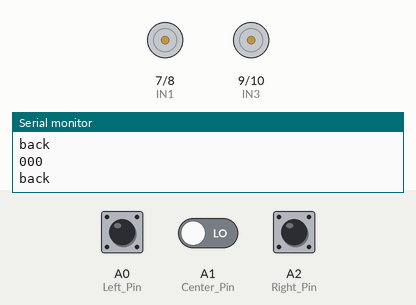
Recording of a sketch running on a simulated Arduino Uno, built with avr-gcc and run on an emulated ATmega328P. Parts: motor-driver pin pairs drawn as motors (green arrow = first pin HIGH = forward, orange = second pin HIGH = backward, longer = more drive, scaled by the enable pin), the last lines printed to the serial monitor. Inputs (shaded band) come from the test bench; at power-on: A1 (Center_Pin) LOW, A0 (Left_Pin) LOW, A2 (Right_Pin) LOW.

Above: at 1.2 s.
1.3 s: A1 (Center_Pin) driven HIGH
4.3 s: A0 (Left_Pin) pulled HIGH for 0.15 s
At 4.9 s:
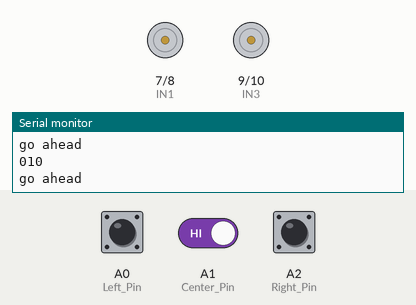
7.3 s: A2 (Right_Pin) pulled HIGH for 0.15 s
10.3 s: A1 (Center_Pin) driven LOW
13.3 s: A0 (Left_Pin) pulled HIGH for 3.2 s
At 16.67 s:
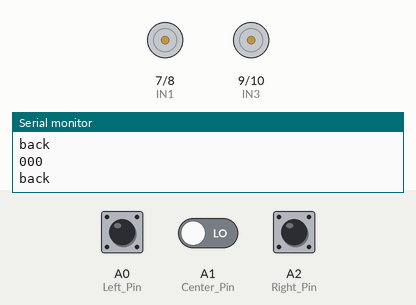
18.0 s: A2 (Right_Pin) pulled HIGH for 3.2 s
Timing chart, 0 to 23.7 s (numbered marks = the images above; inputs shaded):
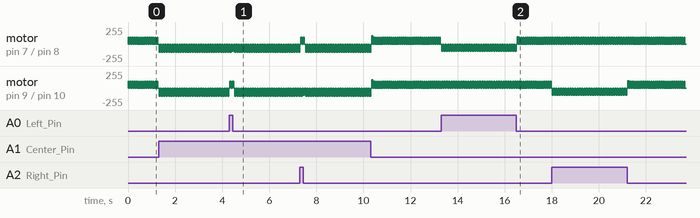

The sketch:

lesson3.ino
```cpp
#define Left_Pin A0
#define Center_Pin A1
#define Right_Pin A2
#define IN1  7    //Right motor(K1/K2) direction Pin 1
#define IN2  8    //Right motor(K1/K2) direction Pin 2
#define IN3  9    //Left motor(K3/K4) direction Pin 1
#define IN4  10   //Left motor(K3/K4) direction Pin 2
#define ENA  5    //ENA PWM speed pin for Right motor(K1/K2)
#define ENB  6    //ENB PWM speed pin for Left motor(K3/K4)

#define TURN_TIME  50
#define SPEED  150
#define MOVE_TIME  50


String read_sensor_values()
{   int sensorvalue=8;
   int sensor_left,sensor_center,sensor_right;
  sensor_left= digitalRead(Left_Pin);

  sensor_center=digitalRead(Center_Pin);

  sensor_right=digitalRead(Right_Pin);

  sensorvalue +=sensor_left*4+sensor_center*2+sensor_right;

  String senstr= String(sensorvalue,BIN);

  return senstr.substring(1,4);
}
/*motor control*/
void go_back()  //motor rotate clockwise -->robot go back
{
  digitalWrite(IN4,LOW);
  digitalWrite(IN3,HIGH);
  digitalWrite(IN2,LOW);
  digitalWrite(IN1,HIGH);

}
void go_ahead() //motor rotate counterclockwise -->robot go ahead
{
  digitalWrite(IN4,HIGH);
  digitalWrite(IN3,LOW);
  digitalWrite(IN2,HIGH);
  digitalWrite(IN1,LOW);


}
void stop_Stop() //motor brake -->robot stop
{
  digitalWrite(IN1, LOW);
  digitalWrite(IN2, LOW);
  digitalWrite(IN3, LOW);
  digitalWrite(IN4,LOW);
  set_Motorspeed(0,0);
}
void turn_right()  //left motor rotate clockwise and right motor rotate counterclockwise -->robot turn right
{
  digitalWrite(IN4,LOW);
  digitalWrite(IN3,HIGH);
  digitalWrite(IN2,HIGH);
  digitalWrite(IN1,LOW);
  set_Motorspeed(SPEED,0);

}
void turn_left() //left motor rotate counterclockwise and right motor rotate clockwise -->robot turn left
{
  digitalWrite(IN4,HIGH);
  digitalWrite(IN3,LOW);
  digitalWrite(IN2,LOW);
  digitalWrite(IN1,HIGH);
    set_Motorspeed(0,SPEED);

}
/*set motor speed */
void set_Motorspeed(int lspeed,int rspeed) //change motor speed
{
  analogWrite(ENB,lspeed);//lspeed:0-255
  analogWrite(ENA,rspeed);//rspeed:0-255
}
void setup() {
  /******L298N******/
  pinMode(IN1, OUTPUT);
  pinMode(IN2, OUTPUT);
  pinMode(IN3, OUTPUT);
  pinMode(IN4, OUTPUT);
  pinMode(ENA, OUTPUT);
  pinMode(ENB, OUTPUT);
  pinMode(Left_Pin, INPUT);
  pinMode(Center_Pin, INPUT);
  pinMode(Right_Pin, INPUT);
  Serial.begin(9600);
 /*
  go_ahead();
  set_Motorspeed(180,180);
   delay(1000);


    go_back();
  set_Motorspeed(180,180);
  delay(1000);

  turn_left();

  delay(1000);

    turn_right();

  delay(1000);

  stop_Stop();
 */
}


void auto_tracking(){
 String sensorval= read_sensor_values();
 Serial.println(sensorval);
 if (sensorval=="100" or sensorval=="110")
 {
    //The black line is in the left of the car, need  left turn
  Serial.println("TURN right");
      turn_right();  //Turn right
           set_Motorspeed(SPEED*2/3,SPEED*6/8);
    delay(TURN_TIME);
    stop_Stop();
   delay(50);

    }

 if (sensorval=="011" or sensorval=="001"){
     //The black line is  on the right of the car, need  right turn
         turn_left();  //Turn left
      Serial.println("TURN left");
       set_Motorspeed(SPEED*6/8,SPEED*2/3);
           delay(TURN_TIME);
      stop_Stop();
      delay(50);

    }
  if (sensorval=="010" or sensorval=="101"){ //The black line is  on the right of the car, need  right turn
    Serial.println("go ahead");
    go_ahead();
    set_Motorspeed(SPEED*5/6,SPEED*5/6);
    delay(MOVE_TIME);
    stop_Stop();
    delay(50);

    }
 if (sensorval=="000" or sensorval=="111"){
    Serial.println("back");
          go_back();
       set_Motorspeed(SPEED*2/3,SPEED*2/3);
           delay(MOVE_TIME/3*2);
      stop_Stop();
      delay(50);


    }

}

void loop(){

auto_tracking();
}
```

Measured:
- by itself, motor on pin 7 (IN1) / pin 8 (IN2): alternates forward 100/255 for 0.05 s and stopped for 0.05 s
